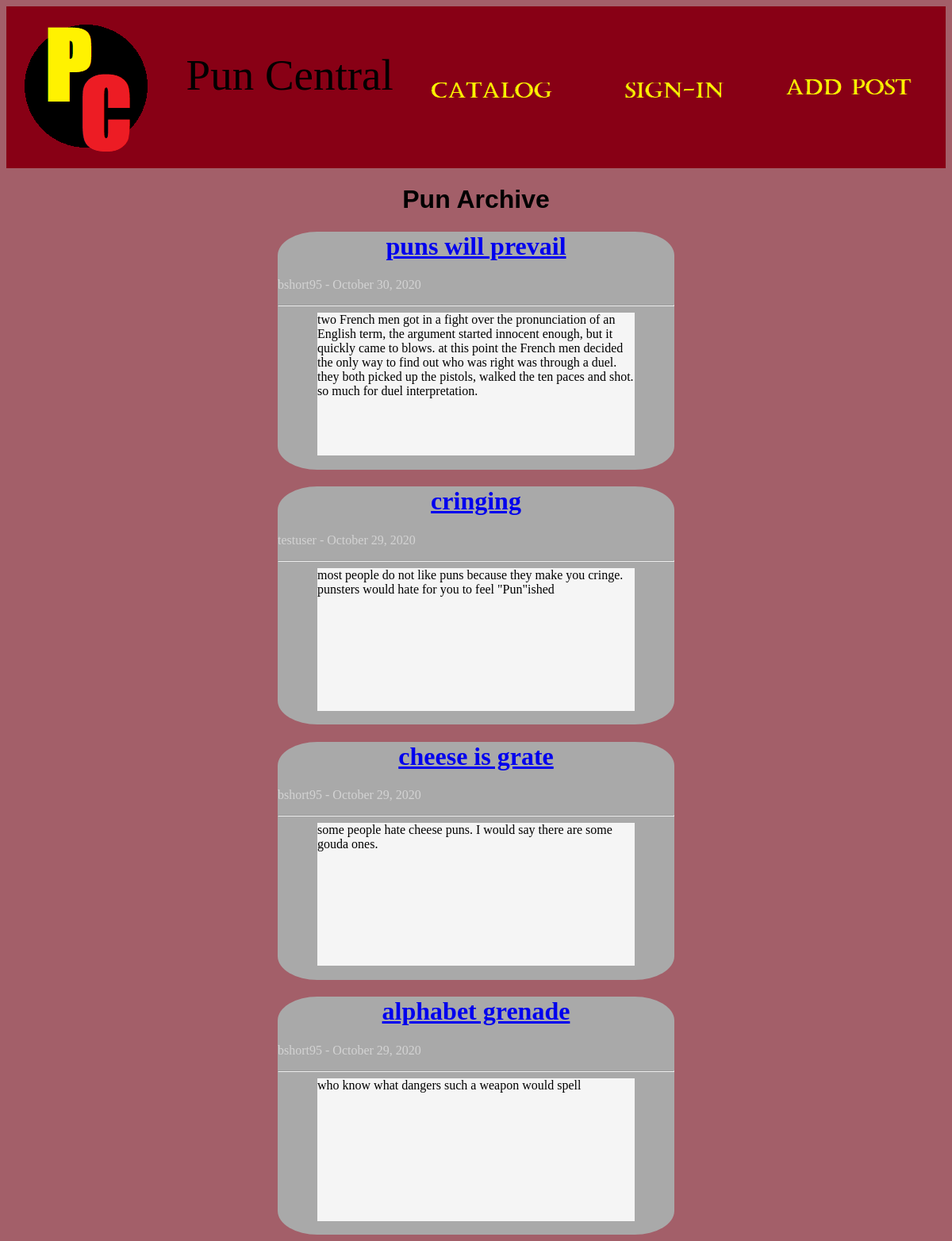
Page /catalog/ on the committed database.
### blog/models.py (models this page shows, shortened)
class Post(models.Model):
    title = models.CharField(max_length = 100)
    content = models.TextField()
    date_posted = models.DateTimeField(default = timezone.now)
    author = models.ForeignKey(User, on_delete = models.CASCADE)

### blog/views.py (the view)
# urls.py: path('catalog/', PostListView.as_view(), name = 'blog-catalog'),
class PostListView(ListView):
    model = Post
    template_name = 'blog/catalog.html'
    context_object_name = 'posts'
    ordering = ['-date_posted']

### blog/templates/blog/catalog.html
{% extends "blog/base.html" %}
{% block content %}
  <h1 style="text-align: center; font-size: 32px; font-family: sans-serif;">Pun Archive</h1>
  {% for post in posts %}
  <div id = "docbox" style="width: 500px; height: 300px; background-color: darkgray; margin: auto; border: 10px black; border-radius: 10%;">
    <h1 style="text-align: center; font-family: fantasy; color: rgb(71, 6, 6);"><a class href="{% url 'post-detail' post.id %}">{{ post.title }}</h1></a>
    <p style="color: lightgray;">{{post.author}} - {{post.date_posted|date:"F d, Y"}}<p>
    <hr/>
    <p style="width: 80%; background-color: whitesmoke; margin:auto; height: 60%;">{{post.content}}</p>
  </div>
  {% endfor %}
{% endblock content %}

### blog/templates/blog/base.html (shortened to what this page needs)
{% load static %}
<!DOCTYPE html>
<html lang="en">
<head>
  <link rel ="stylesheet" type="text/css" href ="{% static 'blog/main.css' %}" >
</head>
<body>
  <header>
    <div class = "headbar">
      <div class = "home_button">
        <a href = "{% url 'blog-home' %}">
          <img src="{% static 'blog/homeicon.png' %}" alt="gamma home icon">
        </a>
      </div>
      <div class = "title_bar">
        <p>Pun Central</p>
      </div>
      <div id = "art_page">
        <a href = "{% url 'blog-catalog' %}">
          <img src="{% static 'blog/artsimg.png' %}" alt="gamma art button">
        </a>
      </div>
      <div id = "ath_page">
          {%if user.is_authenticated%}
          <a href =  "{% url 'logout' %}">
          <img src="{% static 'blog/athsimg1.png' %}" alt="gamma athletics button">
          {%else%}
          <a href =  "{% url 'login' %}">
          <img src="{% static 'blog/athsimg.png' %}" alt="gamma athletics button">
          {% endif %}
        </a>
      </div>
      <div id = "aca_page" >
        <a href =  "{% url 'post-create' %}">
          <img src="{% static 'blog/actsimg.png' %}" alt="gamma study button">
        </a>
      </div>
    </div>
  </header>
  {% block content %}{% endblock %}
</body>

### blog/static/blog/main.css (style rules this page uses)
.headbar { background-color: rgb(136,0,21); display: grid; grid-template-areas:'home_icon' 'texty' 'button1' 'button2 ' 'button3'; grid-gap: 10px; width: 100%; align-content: center; }
#docbox { width: 500px; background-color: lightgray; }
body { background-color: rgb(163, 95, 105); }
@media screen and (min-width: 600px) { .headbar { grid-template-areas: 'home_icon texty ' 'button1 button2 button3'; } }
@media screen and (min-width: 1200px) { .headbar { grid-template-areas:'home_icon texty button1 button2 button3'; } }
.title_bar p { font-family:fantasy; color: rgb(0, 0, 0); font-size: 55px; }
.headbar > div { background-color: rgb(136, 0, 21); }
#art_page { grid-area: button1; }
#ath_page { grid-area: button2; }
#aca_page { grid-area: button3; }

### rows in the picture
Post: title "puns will prevail", author "bshort95", date_posted "October 30, 2020", content "two French men got in a fight over the pronunciation of an English term, the argument started innocent enough, but it quickly came to blows. at this point the French men decided the only way to find out who was right was through a duel. they both picked up the pistols, walked the ten paces and shot. so much for duel interpretation."
Post: title "cringing", author "testuser", date_posted "October 29, 2020", content "most people do not like puns because they make you cringe. punsters would hate for you to feel \"Pun\"ished"
Post: title "cheese is grate", author "bshort95", date_posted "October 29, 2020", content "some people hate cheese puns. I would say there are some gouda ones."
Post: title "alphabet grenade", author "bshort95", date_posted "October 29, 2020", content "who know what dangers such a weapon would spell"
